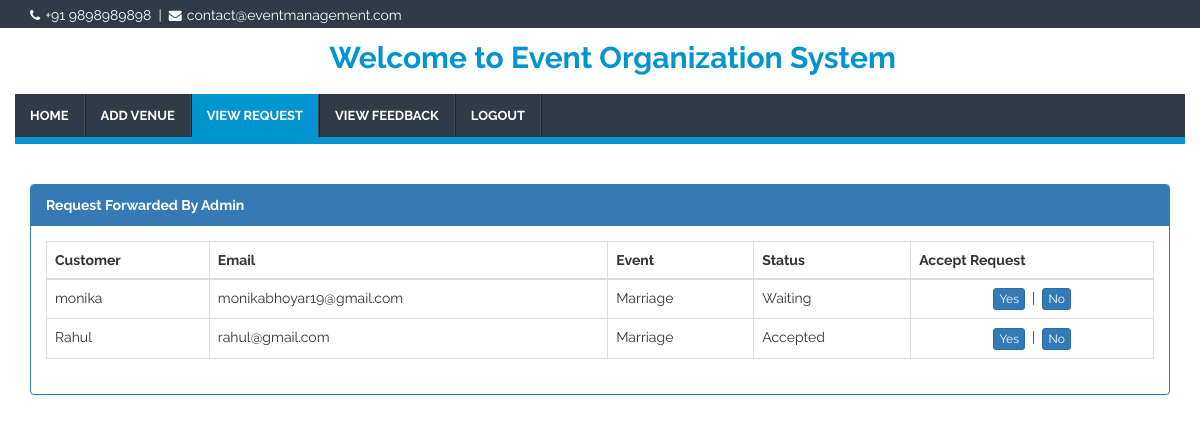
/organizer_req.php (signed in), run on the app's committed database.
### tables this page shows
CREATE TABLE IF NOT EXISTS `organizer_req` (
  `id` int(11) NOT NULL AUTO_INCREMENT,
  `customer` varchar(50) NOT NULL,
  `email` varchar(50) NOT NULL,
  `event` varchar(50) NOT NULL,
  `organizer` varchar(50) NOT NULL,
  `status` varchar(20) NOT NULL,
  PRIMARY KEY (`id`)
);

### organizer_req.php (the view, shortened to what this page needs)
<?php
    $con = mysqli_connect("localhost","root","","event_management");
    if(isset($_SESSION['username'])){
?>
<!DOCTYPE html>
<html lang="en">
<head>
    <link rel="stylesheet" href="css/bootstrap.min.css">
    <link rel="stylesheet" href="css/font-awesome.min.css">
    <link rel="stylesheet" href="css/style.css">
</head>
<body data-spy="scroll" data-offset="50" data-target=".navbar-collapse">
    <header id="header">
        <div id="top-bar">
            <div class="container">
                <div class="row">
                    <div class="col-sm-7 hidden-xs top-info">
                        <span>
                            <i class="fa fa-phone"></i>+91 9898989898</span>&nbsp;&nbsp;|&nbsp;
                        <span>
                            <i class="fa fa-envelope"></i>contact@eventmanagement.com </span>
                    </div>
                </div>
            </div>
        </div>
        <div id="logo-bar" class="clearfix" style="margin-bottom: -5px;margin-top: -12px;">
            <div class="container">
                <div class="row">
                    <div style="margin-top: -25px;margin-bottom: 25px">
                        <center>
                            <h2 class="logo-head">
                                <strong>Welcome to Event Organization System</strong>
                            </h2>
                        </center>
                    </div>
                </div>
            </div>
        </div>
        <div class="navbar navbar-default navbar-static-top container" role="navigation" style="margin-bottom: -110px;">
            <div class="row">
                <div class="navbar-collapse collapse">
                    <ul class="nav navbar-nav">
                        <li>
                            <a href="organizer_dashboard.php">HOME</a>
                        </li>
                        <li>
                            <a href="add_venue.php" class="smoothScroll">ADD VENUE</a>
                        </li>
                        <li id="viewReq">
                            <a href="organizer_req.php" class="smoothScroll">VIEW REQUEST</a>
                        </li>
                        <li>
                            <a href="organizer_feedback.php" class="smoothScroll">VIEW FEEDBACK</a>
                        </li>
                        <li>
                            <a href="organizer_logout.php" class="smoothScroll">LOGOUT</a>
                        </li>
                    </ul>
                </div>
            </div>
        </div>
    </header>
    <div class="container" style="margin-top: 150px;">
    <div class="panel panel-primary">
            <div class="panel-heading"><strong>Request Forwarded By Admin</strong></div>
            <div class="panel-body">
                <table class="table table-bordered table-hover">
                    <thead>
                        <tr>
                            <th>Customer</th>
                            <th>Email</th>
                            <th>Event</th>
                            <th>Status</th>
                            <th>Accept Request</th>
                        </tr>
                    </thead>
                    <tbody id="myTable">
                        <?php
                            $organizer = $_SESSION['username'];
                            $sql = "select * from organizer_req where organizer='$organizer'";
                            $result = mysqli_query($con,$sql);
                            if(mysqli_num_rows($result) > 0){
                                while($row = mysqli_fetch_array($result)){
                        ?>
                        <tr>
                            <td><?php echo $row['customer'] ?></td>
                            <td><?php echo $row['email'] ?></td>
                            <td><?php echo $row['event'] ?></td>
                            <td><?php echo $row['status'] ?></td>
                            <td><center><a href="organizer_acceptReq.php?id=<?php echo $row['id']; ?>" class="btn btn-primary btn-xs">Yes</a>&nbsp;&nbsp;|&nbsp;&nbsp;<a href="organizer_rejectReq.php?id=<?php echo $row['id']; ?>" class="btn btn-primary btn-xs">No</a><center></td>
                        </tr>
                        <?php }} ?>
                    </tbody>
                </table>
            </div>
        </div>
    </div>
</body>
</html>
<?php
    }
    else{
        header('Location: index.php');
    }
?>

### css/style.css (style rules this page uses)
body { background: #ffffff; font-family: 'Raleway', sans-serif; font-weight: 400; position: relative; }
h2, h3, h4 { font-weight: bold; }
.logo-head { margin-top: 50px; color: #0094d0; margin-left: 25px; }
.navbar-default .navbar-nav li a { font-size: 13px; font-weight: bold; line-height: 13px; }
#header { z-index: 999; background: #fff; width: 100%; transition: all 0.4s ease-in-out 0s; }
#top-bar { background: #323A45; color: #fff; padding: 5px 0 3px; }
.top-info span i { font-size: 13px; margin-right: 5px; }
.navbar { margin-bottom: 0; background: #323A45; min-height: 35px; border: none; border-bottom: 7px solid #0094d0; }
.navbar-default .navbar-collapse, .navbar-default .navbar-form { border-color: transparent; }
.navbar-nav { border-right: 1px solid #19222d; }
.navbar-default .navbar-nav > li:first-child { border-left: none; }
.navbar-default .navbar-nav > li { border-left: 1px solid #19222d; border-right: 1px solid #425166; }
.navbar-default .navbar-nav>li>a { color: #fff; }

### organizer_req.php (style rules this page uses)
ul > li#viewReq { background: #0094d0; color:#fff; }

### data on the page
organizer_req: customer "monika", email "monikabhoyar19@gmail.com", event "Marriage", status "Waiting"
organizer_req: customer "Rahul", email "rahul@gmail.com", event "Marriage", status "Accepted"
